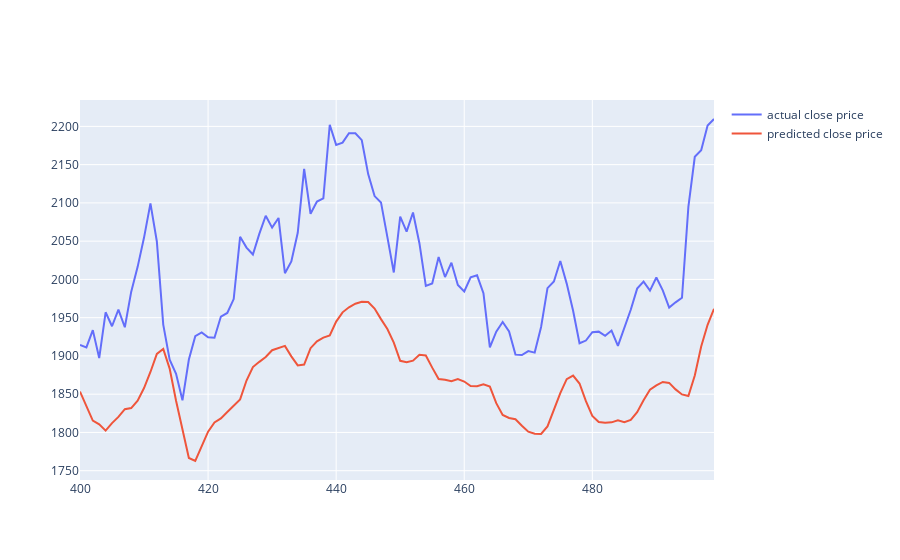

Source (notebook cell):
### Code cell
fig = go.Figure()
fig.add_trace(go.Scatter(x=df.index[400:500], y=y_test[400:500,0], mode='lines', name='actual close price'))
fig.add_trace(go.Scatter(x=df.index[400:500], y= y_test_pred[400:500,0], mode='lines', name='predicted close price'))
